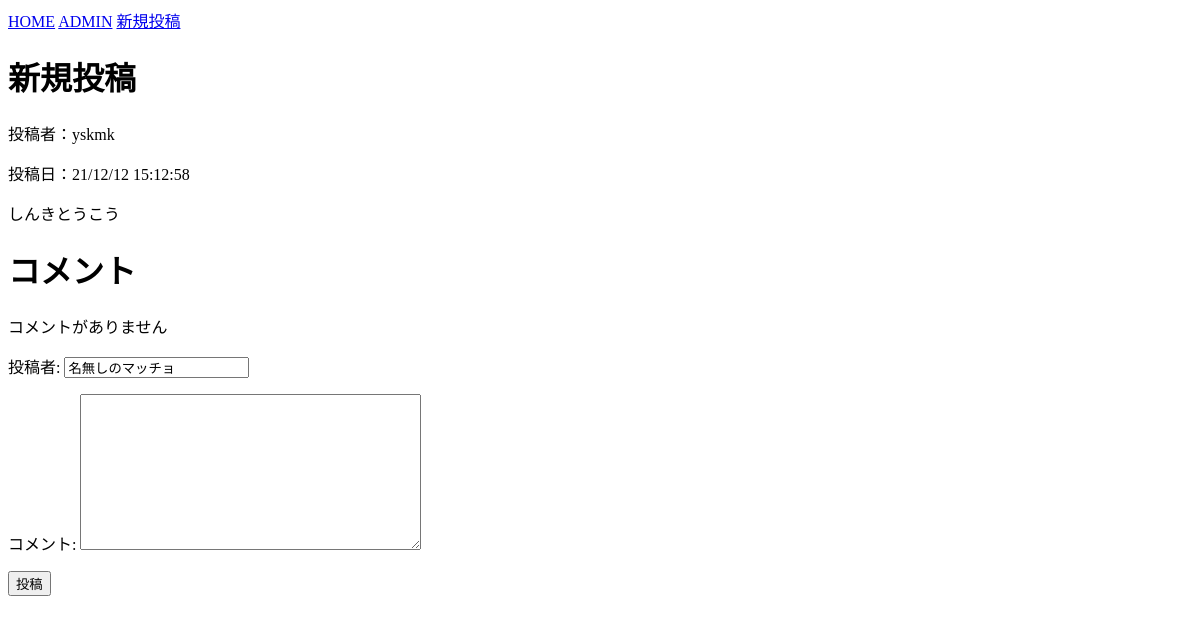
/detail/1/, run on an earlier commit of the app's database.
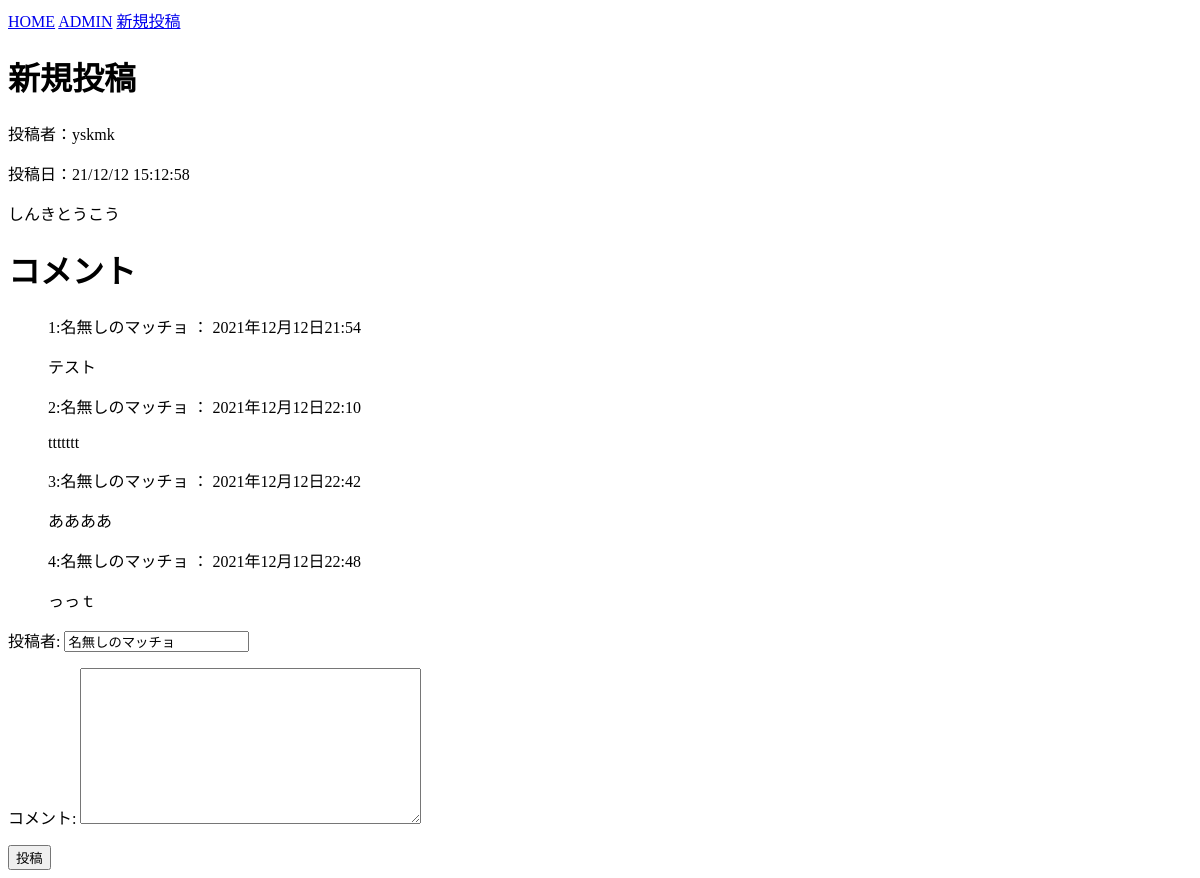
And on a later commit of the database.
### app/models.py (models this page shows, shortened)
class Comment(models.Model):
    comment_by = models.ForeignKey(Post, verbose_name="対象ブログ", on_delete=models.CASCADE)
    author = models.CharField(verbose_name="投稿者", max_length=50, default="名無しのマッチョ")
    text = models.TextField(verbose_name="コメント", max_length=500)
    created = models.DateTimeField(verbose_name="投稿日", auto_now_add=True)

### app/views.py (the view, shortened to what this page needs)
# urls.py: path('detail/<int:pk>/', views.BlogDetailView.as_view(),name="blog_detail"),
class BlogDetailView(DetailView, FormView):
    template_name = 'app/blog_detail.html'
    model = Post
    form_class = CommentForm
    def get_context_data(self, **kwargs):
        context = super().get_context_data(**kwargs)
        context['comment_list'] = Comment.objects.filter(comment_by=Post.objects.get(id=self.kwargs['pk']))
        return context

### app/forms.py
class CommentForm(forms.ModelForm):
    class Meta:
        model = Comment
        fields = ('author', 'text')

### app/templates/app/blog_detail.html (shortened to what this page needs)
{% extends 'app/base.html' %}
{% block content %}
<h1>{{ post.title }}</h1>
<p>投稿者：{{ post.author }}</p>
<p>投稿日：{{ post.created|date:"y/m/d H:m:s" }}</p>
<p>{{ post.text }}</p>
<h1>コメント</h1>
{% for comment in comment_list %}
    <div class="comment">
        <ul>
            <li style="list-style: none;">{{ forloop.counter }}:{{ comment.author }} ： {{ comment.created }}</li>
            <p>{{ comment.text }}</p>
        </ul>
    </div>
{% empty %}
    <p>コメントがありません</p>
{% endfor %}
<form action="", method="post">
    {{ form.as_p }}
    <button type="submit">投稿</button>
</form>
{% endblock %}

What changed in the data, as far as the page shows it:
added Comment: author "名無しのマッチョ", created "2021年12月12日21:54", text "テスト"
added Comment: author "名無しのマッチョ", created "2021年12月12日22:10", text "ttttttt"
added Comment: author "名無しのマッチョ", created "2021年12月12日22:42", text "ああああ"
added Comment: author "名無しのマッチョ", created "2021年12月12日22:48", text "っっｔ"
Also different on the page:
text no longer shown: "コメントがありません"
